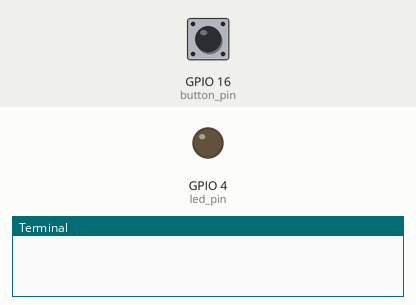
The program below on a simulated Raspberry Pi (BCM pin numbers). Shown: output pins drawn as LEDs (lit = HIGH), the last lines printed to the terminal. Inputs (shaded band) come from the test bench; at power-on: GPIO 16 (button_pin) LOW.

Above: at 1.2 s.
1.3 s: GPIO 16 (button_pin) pulled HIGH for 0.15 s
At 2.2 s:
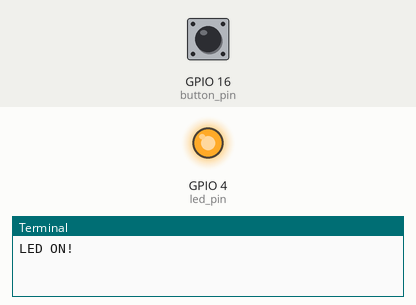
2.9 s: GPIO 16 (button_pin) pulled HIGH for 1 s
At 3.4 s:
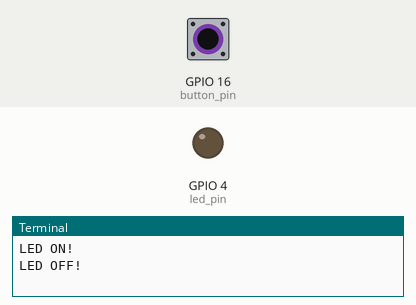
5.4 s: GPIO 16 (button_pin) pulled HIGH for 3.2 s
At 6.5 s:
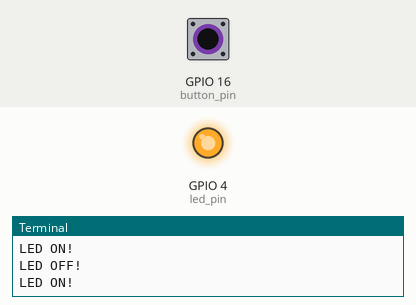
Timing chart, 0 to 8.4 s (numbered marks = the images above; inputs shaded):
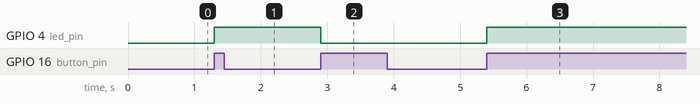

Measured:
- after the input at 1.3 s, GPIO 4 (led_pin): LOW → HIGH at once
- after the input at 2.9 s, GPIO 4 (led_pin): HIGH → LOW at once
- after the input at 5.4 s, GPIO 4 (led_pin): LOW → HIGH at once

The program:

Btn_LED.py
```python
#!/usr/bin/python
#환경변수
import RPi.GPIO as GPIO
import time

# 사용할 GPIO핀의 번호를 선정합니다.
button_pin = 16
led_pin = 4

# GPIO핀의 번호 모드 설정
GPIO.setmode(GPIO.BCM)

# 버튼 핀의 INPUT설정 , PULL DOWN 설정
GPIO.setup(button_pin, GPIO.IN, pull_up_down=GPIO.PUD_DOWN)

# LED 핀의 OUT설정
GPIO.setup(led_pin, GPIO.OUT)

# boolean 변수 설정
light_on = False

# boolean 변수 설정
light_on = False

# button_callback 함수를 정의합니다.
def button_callback(channel):
    global light_on # Global 변수선언
    if light_on == False: # LED 불이 꺼져있을때
       GPIO.output(led_pin,1) # LED ON
       print("LED ON!")
    else: # LED 불이 져있을때
       GPIO.output(led_pin,0) # LED OFF
       print("LED OFF!")
    light_on = not light_on # False <=> True

# Event 알림 방식으로 GPIO 핀의 Rising 신호를 감지하면 button_callback 함수를 실행
# 10ms 바운스타임을 설정하여 잘못된 신호를 방지합니다.
GPIO.add_event_detect(button_pin,GPIO.RISING, callback=button_callback,
bouncetime=10)

while 1:
    time.sleep(0.1) # 0.1초 딜레이
```
